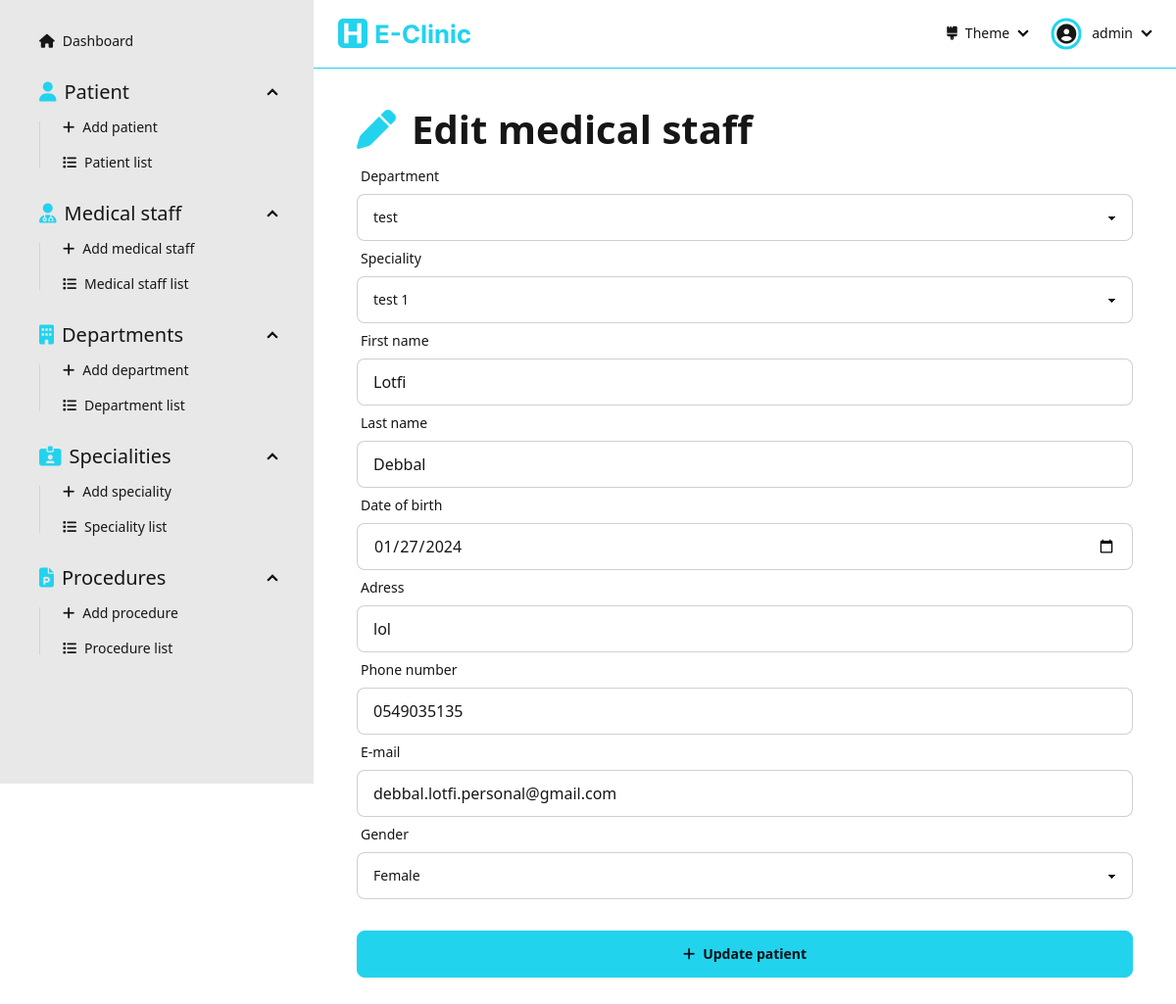
The app's page /dashboard/medical-staff/edit/2ed13c6afc9a49919f54e9012d6e35d5/ (signed in) with its own data.
### Dashboard/models.py (models this page shows, shortened)
class MedicalStaff(models.Model):
  id = models.UUIDField(primary_key=True, default=uuid.uuid4, editable=False)
  department = models.ForeignKey('Department', on_delete=models.CASCADE)
  speciality = models.ForeignKey('Speciality', on_delete=models.CASCADE)
  firstName = models.CharField(max_length=256, null=False)
  lastName = models.CharField(max_length=256, null=False)
  dateOfBirth = models.DateField(null=False)
  adress = models.CharField(max_length=256, null=False)
  phoneNumber = models.CharField(max_length=20, null=False, unique=True)
  email = models.CharField(max_length=254, null=False, unique=True)
  gender = models.CharField(max_length=6, choices=Genders.choices)
  createdAt = models.DateTimeField(auto_now_add=True)
  updatedAt = models.DateTimeField(auto_now=True)

### Dashboard/views/medicalStaff.py (the view)
# urls.py: path('dashboard/medical-staff/edit/<str:medicalStaffId>/', medicalStaff.editMedicalStaff, name='edit-medical-staff'),
@login_required(login_url='sign-in')
def editMedicalStaff(request: HttpRequest, medicalStaffId: str):
  medicalStaff = get_object_or_404(MedicalStaff, id=medicalStaffId)
  form = MedicalStaffForm(instance=medicalStaff)
  if request.method == 'POST':
    form = MedicalStaffForm(data=request.POST, instance=medicalStaff)
    if form.is_valid():
      form.save()
      messages.success(request=request, message='Medical Staff updated successfully')
      return redirect('medical-staff-list')
  context = { 'form': form }
  return render(request, 'pages/medical-staff/edit-medical-staff.html', context=context)

### Dashboard/forms.py
class MedicalStaffForm(forms.ModelForm):
  class Meta:
    model = MedicalStaff
    fields = '__all__'

### Dashboard/models.py (called while the page is built)
  def __str__(self):
     return f"{self.name}"

  def __str__(self):
     return f"{self.name}"

### Dashboard/templates/pages/medical-staff/edit-medical-staff.html (shortened to what this page needs)
{% extends "layouts/dashboard.html" %}
{% load static %}
{% load widget_tweaks %}
{% block dashboard_content %}
  <div class="flex flex-1 flex-col items-center pb-[5rem]">
    <form class="flex flex-1 flex-col w-[90%] max-w-[50rem]" action="" method="post">
      <div class="text-[30pt] font-bold"><i class="fas fa-pen text-primary mr-[1rem]"></i>Edit medical staff</div>
      <label class="form-control w-full">
        <div class="label">
          <span class="label-text">Department</span>
        </div>
        {% render_field form.department class+="select select-bordered w-full" %}
      </label>
      <label class="form-control w-full">
        <div class="label">
          <span class="label-text">Speciality</span>
        </div>
        {% render_field form.speciality class+="select select-bordered w-full" %}
      </label>
      <label class="form-control w-full">
        <div class="label">
          <span class="label-text">First name</span>
        </div>
        {% render_field form.firstName placeholder="First name" class+="input input-bordered w-full" %}
      </label>
      <label class="form-control w-full">
        <div class="label">
          <span class="label-text">Last name</span>
        </div>
        {% render_field form.lastName placeholder="Last name" class+="input input-bordered w-full" %}
      </label>
      <label class="form-control w-full">
        <div class="label">
          <span class="label-text">Date of birth</span>
        </div>
        {% render_field form.dateOfBirth placeholder="Date of birth" class+="input input-bordered w-full" type="date" %}
      </label>
      <label class="form-control w-full">
        <div class="label">
          <span class="label-text">Adress</span>
        </div>
        {% render_field form.adress placeholder="Adress" class+="input input-bordered w-full" %}
      </label>
      <label class="form-control w-full">
        <div class="label">
          <span class="label-text">Phone number</span>
        </div>
        {% render_field form.phoneNumber placeholder="Phone number" class+="input input-bordered w-full" %}
      </label>
      <label class="form-control w-full">
        <div class="label">
          <span class="label-text">E-mail</span>
        </div>
        {% render_field form.email placeholder="E-mail" class+="input input-bordered w-full" %}
      </label>
      <label class="form-control w-full">
        <div class="label">
          <span class="label-text">Gender</span>
        </div>
        {% render_field form.gender class+="select select-bordered" %}
      </label>
      <button class="btn btn-primary mt-[2rem]"><i class="fas fa-plus"></i>Update patient</button>
    </form>
  </div>
{% endblock dashboard_content %}

### Dashboard/templates/components/navbar-dashboard.html (shortened to what this page needs)
{% load static %}
<div class="navbar bg-base-100 border-b-primary border-b-[1px] mb-[2rem] sticky top-0">
  <div class="flex-1">
    <a class="btn btn-ghost hidden md:flex" href="/dashboard">
      <img class="h-full py-[0.5rem]" src="{% static "assets/e-clinic-logo-name.svg" %}" alt="e-clinic logo">
    </a>
  </div>
  <div class="flex-none">
    <ul class="menu menu-horizontal px-1">
      <li>
        <details>
          <summary>
            <i class="fas fa-brush"></i> Theme
          </summary>
        </details>
      </li>
      <li>
        <details>
          <summary>
            <div class="rounded-full mr-[0.5rem] ring ring-primary ring-offset-base-100 ring-offset-[0.15rem] flex justify-center items-center pt-[0.05rem]">
              <i class="fas fa-user-circle text-[15pt]"></i>
            </div>
            {{user}}
          </summary>
        </details>
      </li>
    </ul>
  </div>
</div>

### records on screen
MedicalStaff: department "test", speciality "test 1", firstName "Lotfi", lastName "Debbal", dateOfBirth "01/27/2024", adress "lol", phoneNumber "0549035135", email "debbal.lotfi.personal@gmail.com", gender "Female"

### other values on screen
{{ user }} "admin"
